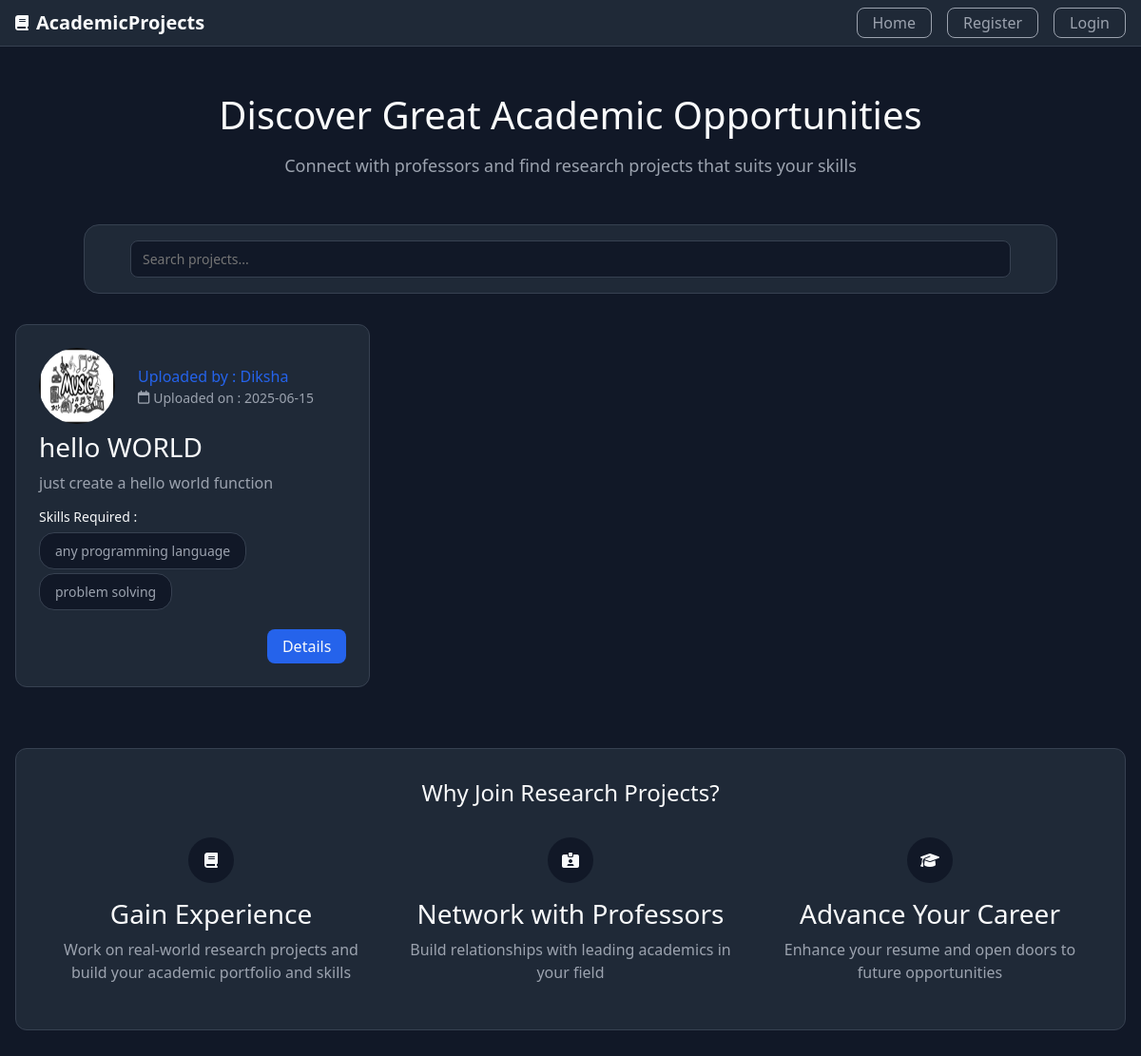
Page /home on the earlier database version.
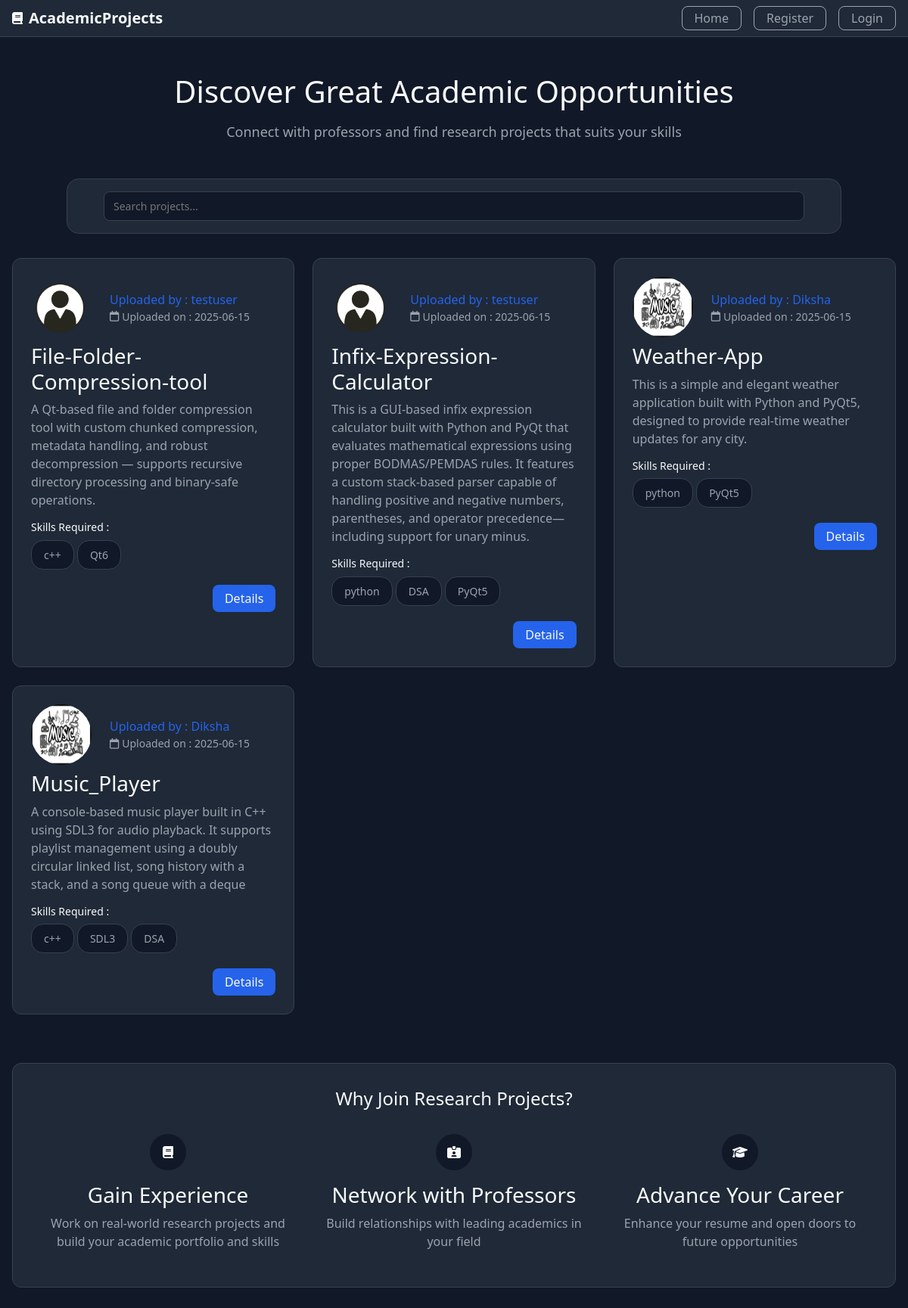
Same page on the later database version.
### Project/models.py (models this page shows, shortened)
class Project(db.Model):
    id=db.Column(db.Integer,primary_key=True)
    title=db.Column(db.String(100),nullable=False)
    description=db.Column(db.Text,nullable=False)
    skills=db.Column(db.Text,nullable=False)
    descriptive_pdf=db.Column(db.String(80),nullable=False,default='No pdf')
    user_count=db.Column(db.Integer,nullable=False,default=0)
    created_at=db.Column(db.DateTime,nullable=False,default=datetime.utcnow)
    created_by=db.Column(db.Integer,db.ForeignKey('user.id'))
    submission=db.relationship('Submission',backref='project',lazy=True,cascade="all,delete")
    project_taken_by=db.relationship('Project_Taken',backref='project',lazy=True,cascade="all,delete")

class User(db.Model,UserMixin):
    id=db.Column(db.Integer,primary_key=True)
    username=db.Column(db.String(30),unique=True,nullable=False)
    email=db.Column(db.String(30),unique=True,nullable=False)
    password=db.Column(db.String(80),unique=False,nullable=False)
    total_projects=db.Column(db.Integer,nullable=False,default=0)
    total_projects_taken=db.Column(db.Integer,nullable=False,default=0)
    total_projects_submitted=db.Column(db.Integer,nullable=False,default=0)
    total_projects_evaluated=db.Column(db.Integer,nullable=False,default=0)
    profile_picture=db.Column(db.String(80),nullable=False,default="default.png")
    role=db.Column(db.String(80),nullable=False)
    project=db.relationship("Project",backref="user",lazy=True,cascade="all,delete")
    submission=db.relationship("Submission",backref="user",lazy=True,cascade="all,delete")
    evaluation=db.relationship("Evaluation",backref="user",lazy=True,cascade="all,delete")
    project_taken=db.relationship("Project_Taken",backref="user",lazy=True,cascade="all,delete")

### Project/routes.py (the view)
@app.route("/")
@app.route("/home")
def home():
    projects=Project.query.order_by(Project.created_at.desc()).all()
    return render_template("home.html",title="Home",projects=projects)

### Project/templates/home.html (shortened to what this page needs)
{% extends "layout.html" %}
{% block content %}
  <main class="container">
    <section class="top-section">
      <h1>Discover Great Academic Opportunities</h1>
      <p>Connect with professors and find research projects that suits your skills</p>
    </section>
    <section class="search">
      <div class="search-container">
        <div class="search-box">
          <input type="text" placeholder="Search projects...">
        </div>
      </div>
    </section>
    <section>
      <div class="projects-grid">
        {% for project in projects %}
        <article class="project-card">
          <div class="project-content">
            <div class="project-user-profile">
              <img class="rounded-circle account-img project-image" src="{{url_for('static',filename='/profile_pics/'+project.user.profile_picture)}}">
              <div class="project-profile">
                <span class="uploader">Uploaded by : {{project.user.username}}</span>
                <span class="upload-date">
                  <i class="fa-regular fa-calendar"></i>
                  Uploaded on :
                  {{project.created_at.strftime("%Y-%m-%d")}}
                </span>
              </div>
            </div>
            <h3>{{project.title}}</h3>
            <p>{{project.description}}</p>
            <div class="skills">
              <h4>Skills Required : </h4>
              <ul>
                {% for i in project.skills.split(',') %}
                  <li>{{i.strip()}}</li>
                {% endfor %}
              </ul>
            </div>
              <div class="project-footer">
                <a class="button button-diff" href="{{url_for('project_details',project_id=project.id)}}">Details</a>
              </div>
          </div>
        </article>
        {% endfor %}
      </div>
    </section>
    <section class="benefits">
      <h2>Why Join Research Projects?</h2>
      <div class="benefits-grid">
        <div class="benefit-card">
          <div class="benefit-icon">
            <i class="fa-solid fa-book"></i>
          </div>
          <h3>Gain Experience</h3>
          <p>Work on real-world research projects and build your academic portfolio and skills</p>
        </div>
        <div class="benefit-card">
          <div class="benefit-icon">
            <i class="fa-solid fa-id-card-clip"></i>
          </div>
          <h3>Network with Professors</h3>
          <p>Build relationships with leading academics in your field</p>
        </div>
        <div class="benefit-card">
          <div class="benefit-icon">
            <i class="fa-solid fa-graduation-cap"></i>
          </div>
          <h3>Advance Your Career</h3>
          <p>Enhance your resume and open doors to future opportunities</p>
        </div>
      </div>
    </section>
  </main>
{% endblock content %}

### Project/templates/layout.html (shortened to what this page needs)
<!DOCTYPE html>
<html lang="en">
<head>
    <link rel="stylesheet" href="https://cdn.jsdelivr.net/npm/bootstrap@4.4.1/dist/css/bootstrap.min.css">
    <link rel="stylesheet" href="{{url_for('static',filename='styles.css')}}">
    <link rel="stylesheet" href="https://cdnjs.cloudflare.com/ajax/libs/font-awesome/6.6.0/css/all.min.css">
</head>
<body>
    <header>
    <div class="container">
        <div class="header-content">
        <div class="logo">
            <i class="fa-solid fa-book"></i>
            <span>AcademicProjects</span>
        </div>
        <nav>
            <a class="button" href="{{url_for('home')}}">Home</a>
            {% if current_user.is_authenticated %}
                <a class="button" href="{{url_for('profile')}}">Profile</a>
                <a class="button" href="{{url_for('logout')}}">Logout</a>
            {% else %}
                <a class="button" href="{{url_for('register')}}">Register</a>
                <a class="button" href="{{url_for('login')}}">Login</a>
            {% endif %}
        </nav>
        </div>
    </div>
    </header>
    {% block content %}
    {% endblock %}
</body>
</html>

### Project/static/styles.css (style rules this page uses)
:root { --color-bg: #111827; --color-bg-secondary: #1f2937; --color-text: #f9fafb; --color-text-secondary: #9ca3af; --color-border: #374151; --color-primary: #2563eb; --color-primary-hover: #1d4ed8; --color-success: #065f46; --color-success-text: #a7f3d0; }
* { margin: 0; padding: 0; box-sizing: border-box; }
body { font-family: system-ui, -apple-system, sans-serif; background-color: var(--color-bg); color: var(--color-text); line-height: 1.5; }
.container { max-width: 1280px; margin: 0 auto; padding: 0 1rem; }
header { background-color: var(--color-bg-secondary); border-bottom: 1px solid var(--color-border); }
.header-content { display: flex; justify-content: space-between; align-items: center; height: 3rem; }
.logo { display: flex; align-items: center; gap: 0.5rem; color: var(--color-text); }
.logo span { font-weight: bold; font-size: 1.25rem; }
nav { display: flex; gap: 1rem; }
.button { color: var(--color-text-secondary); text-decoration: none; display: flex; justify-content: center; align-items: center; height: 2rem; padding: 0.125rem 1rem; border-radius: 0.5rem; border: solid 0.1rem; border-color: var(--color-text-secondary); transition: all 0.2s; }
.button-diff { color: var(--color-text); border: 0; height:2.25rem; margin-left: 0.5rem; background-color: var(--color-primary); }
.top-section { text-align: center; max-width: 48rem; margin: 3rem auto; }
.top-section h1 { font-size: 2.5rem; margin-bottom: 1rem; }
.top-section p { color: var(--color-text-secondary); font-size: 1.125rem; }
.search { margin-bottom: 2rem; }
.search-container { max-width: 64rem; margin: 0 auto; background-color: var(--color-bg-secondary); padding: 1rem 3rem 1rem 3rem; border-radius: 1rem; border: 1px solid var(--color-border); display: flex; gap: 1rem; flex-wrap: wrap; }
.search-box { flex: 1; position: relative; min-width: 200px; }
.search-box input { width: 100%; background-color: var(--color-bg); border: 1px solid var(--color-border); border-radius: 0.5rem; color: var(--color-text); }
.projects-grid { display: grid; grid-template-columns: repeat(auto-fill, minmax(300px, 1fr)); gap: 1.5rem; margin-bottom: 4rem; }
.project-card { background-color: var(--color-bg-secondary); border-radius: 0.75rem; overflow: hidden; border: 1px solid var(--color-border); transition: transform 0.2s, box-shadow 0.2s; }
.project-image { height: 5rem; width: 5rem; }
.project-profile { display: flex; flex-direction: column; margin-left: 1.5rem; }
.project-content { padding: 1.5rem; }
.project-user-profile { display: flex; align-items: center; margin-bottom: 0.5rem; }
.uploader { color: var(--color-primary); font-weight: 500; }
.upload-date { color: var(--color-text-secondary); font-size: 0.875rem; display: flex; align-items: center; gap: 0.25rem; }
.project-card p { color: var(--color-text-secondary); margin-bottom: 1rem; }
.skills h4 { color: var(--color-text); margin-bottom: 0.5rem; font-size: 0.875rem; }
.skills ul { list-style: none; margin-bottom: 1rem; }
.skills li { color: var(--color-text-secondary); font-size: 0.875rem; margin-bottom: 0.25rem; background-color: var(--color-bg); display: inline-block; padding: 0.5rem 1rem 0.5rem 1rem; border: solid 1px var(--color-border); border-radius: 1rem; }
.project-footer { display: flex; justify-content: end; }
.benefits { background-color: var(--color-bg-secondary); padding: 2rem; border-radius: 0.75rem; border: 1px solid var(--color-border); margin-bottom: 4rem; }
.benefits h2 { text-align: center; margin-bottom: 2rem; font-size: 1.5rem; }
.benefits-grid { display: grid; grid-template-columns: repeat(auto-fit, minmax(250px, 1fr)); gap: 2rem; }
.benefit-card { text-align: center; }
.benefit-icon { background-color: var(--color-bg); width: 3rem; height: 3rem; border-radius: 50%; display: flex; align-items: center; justify-content: center; margin: 0 auto 1rem; }
.benefit-card h3 { margin-bottom: 0.5rem; color: var(--color-text); }
.benefit-card p { color: var(--color-text-secondary); }
input, select, textarea { width: 100%; padding: 0.5rem 0.75rem; background-color: var(--color-bg); border: 1px solid var(--color-border); border-radius: 0.5rem; color: var(--color-text); font-size: 0.875rem; }

Differences in the rows shown:
added Project: profile_picture (placeholder picture), user.username "testuser", created_at "2025-06-15", title "File-Folder-Compression-tool", description "A Qt-based file and folder compression tool with custom chunked compression, metadata handling, and robust decompression — supports recursive directory processing and binary-safe operations.", strip "c++" "Qt6"
added Project: profile_picture (placeholder picture), user.username "testuser", created_at "2025-06-15", title "Infix-Expression-Calculator", description "This is a GUI-based infix expression calculator built with Python and PyQt that evaluates mathematical expressions using proper BODMAS/PEMDAS rules. It features a custom stack-based parser capable of handling positive and negative numbers, parentheses, and operator precedence—including support for unary minus.", strip "python" "DSA" "PyQt5"
added Project: profile_picture (picture), user.username "Diksha", created_at "2025-06-15", title "Weather-App", description "This is a simple and elegant weather application built with Python and PyQt5, designed to provide real-time weather updates for any city.", strip "python" "PyQt5"
changed Project: title "hello WORLD" → "Music_Player"; description "just create a hello world function" → "A console-based music player built in C++ using SDL3 for audio playback. It supports playlist management using a doubly circular linked list, song history with a stack, and a song queue with a deque"
Other differences:
new list line: "c++"
new list line: "SDL3"
new list line: "DSA"
list line gone: "any programming language"
list line gone: "problem solving"
